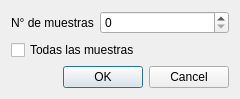
<?xml version="1.0" encoding="UTF-8"?>
<ui version="4.0">
 <class>SamplesDialog</class>
 <widget class="QDialog" name="SamplesDialog">
  <property name="geometry">
   <rect>
    <x>0</x>
    <y>0</y>
    <width>240</width>
    <height>98</height>
   </rect>
  </property>
  <property name="windowTitle">
   <string>Dialog</string>
  </property>
  <layout class="QVBoxLayout" name="verticalLayout">
   <item>
    <spacer name="verticalSpacer">
     <property name="orientation">
      <enum>Qt::Vertical</enum>
     </property>
     <property name="sizeHint" stdset="0">
      <size>
       <width>20</width>
       <height>40</height>
      </size>
     </property>
    </spacer>
   </item>
   <item>
    <layout class="QFormLayout" name="formLayout">
     <property name="fieldGrowthPolicy">
      <enum>QFormLayout::AllNonFixedFieldsGrow</enum>
     </property>
     <item row="0" column="0">
      <widget class="QLabel" name="label">
       <property name="text">
        <string>N° de muestras</string>
       </property>
      </widget>
     </item>
     <item row="0" column="1">
      <widget class="QSpinBox" name="sbNSamples"/>
     </item>
    </layout>
   </item>
   <item>
    <widget class="QCheckBox" name="cbAllSamples">
     <property name="text">
      <string>Todas las muestras</string>
     </property>
     <property name="checked">
      <bool>false</bool>
     </property>
    </widget>
   </item>
   <item>
    <widget class="QDialogButtonBox" name="buttonBox">
     <property name="orientation">
      <enum>Qt::Horizontal</enum>
     </property>
     <property name="standardButtons">
      <set>QDialogButtonBox::Cancel|QDialogButtonBox::Ok</set>
     </property>
    </widget>
   </item>
  </layout>
 </widget>
 <resources/>
 <connections>
  <connection>
   <sender>buttonBox</sender>
   <signal>accepted()</signal>
   <receiver>SamplesDialog</receiver>
   <slot>accept()</slot>
   <hints>
    <hint type="sourcelabel">
     <x>248</x>
     <y>254</y>
    </hint>
    <hint type="destinationlabel">
     <x>157</x>
     <y>274</y>
    </hint>
   </hints>
  </connection>
  <connection>
   <sender>buttonBox</sender>
   <signal>rejected()</signal>
   <receiver>SamplesDialog</receiver>
   <slot>reject()</slot>
   <hints>
    <hint type="sourcelabel">
     <x>316</x>
     <y>260</y>
    </hint>
    <hint type="destinationlabel">
     <x>286</x>
     <y>274</y>
    </hint>
   </hints>
  </connection>
 </connections>
</ui>
